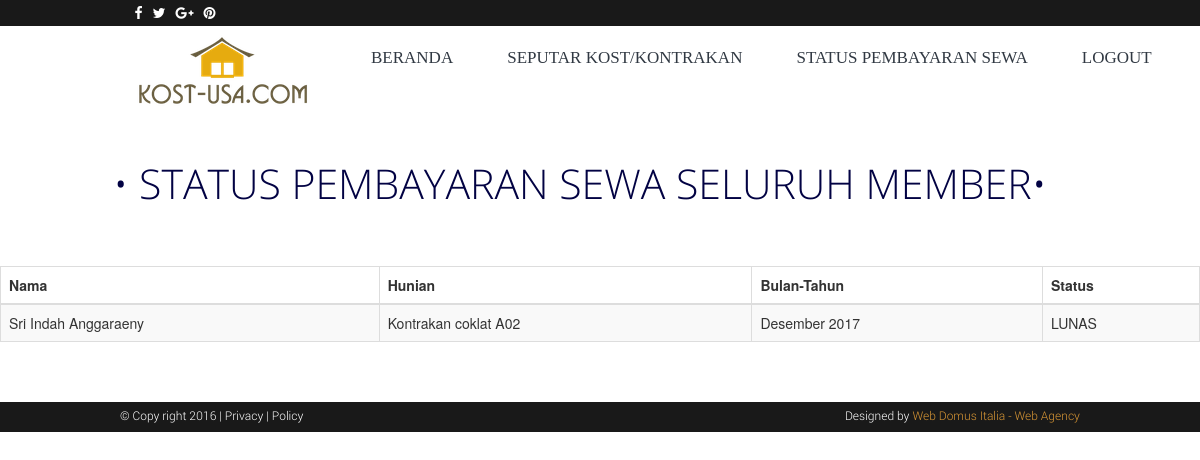
The page /index.php/welcome/status_sewa on the database its author committed.
### tables this page shows
CREATE TABLE `sewa` (
  `id_sewa` int(15) NOT NULL,
  `id_member` int(15) NOT NULL,
  `id_hunian` int(15) NOT NULL,
  `tanggal` varchar(100) NOT NULL,
  `nominal` varchar(100) NOT NULL,
  `gambar` varchar(100) NOT NULL,
  `status` varchar(100) NOT NULL,
  `bulan` varchar(100) NOT NULL
);

CREATE TABLE `member` (
  `id_member` int(15) NOT NULL,
  `nama_member` varchar(200) NOT NULL,
  `pass_member` varchar(200) NOT NULL,
  `email_member` varchar(200) NOT NULL,
  `status` varchar(200) NOT NULL,
  `nohp` varchar(200) NOT NULL,
  `alamat_member` varchar(200) NOT NULL
);

CREATE TABLE `hunian` (
  `id_hunian` int(15) NOT NULL,
  `nama_hunian` varchar(100) NOT NULL,
  `jenis_hunian` varchar(100) NOT NULL,
  `deskripsi_hunian` text NOT NULL,
  `status_hunian` varchar(100) NOT NULL,
  `harga_hunian` int(15) NOT NULL,
  `gambar` varchar(300) NOT NULL
);

### application/controllers/Welcome.php (called while the page is built, shortened)
<?php
class Welcome extends CI_Controller {
function __construct()
{
	$this->load->model('Hunian_model');
	$this->load->model('Member_model');
	$this->load->model('Sewa_model');
	$this->load->helper(array('url'));
}
		public function status_sewa()
	{
		$data['sewa']= $this->Sewa_model->ambil_data();
		$this->load->view('Member/Status_sewa',$data);
	}
}

### index.php (called while the page is built, shortened)
<?php
require_once BASEPATH.'core/CodeIgniter.php';

### application/models/Sewa_model.php (called while the page is built, shortened)
<?php
class Sewa_model extends CI_Model
{
	function ambil_data()
	{
		$this->db->select('sewa.id_sewa, member.nama_member, hunian.nama_hunian, sewa.tanggal, sewa.nominal, sewa.gambar,  sewa.bulan, sewa.status');
        $this->db->from('sewa');
        $this->db->join('member', 'sewa.id_member = member.id_member');
        $this->db->join('hunian', 'sewa.id_hunian = hunian.id_hunian');
		$query = $this->db->get();
		return $query->result();
	}
}
 ?>

### application/views/Member/Status_sewa.php (the view, shortened to what this page needs)
<div class="allcontain">
	<div class="feturedsection">
		<h1 class="text-center"><span class="bdots">&bullet; STATUS PEMBAYARAN SEWA SELURUH MEMBER&bullet; </span></h1>
	</div>
</div>
		<div class="row">
		<table id="example" class="table table-striped table-bordered">
			<thead>
				<tr>
					<th>Nama</th>
					<th>Hunian </th>
					<th>Bulan-Tahun</th>
					<th>Status</th>
				</tr>
			</thead>
			<tbody>
				<?php foreach ($sewa as $key => $value) { ?>
				<tr>
					<td><?php echo $value->nama_member ?></td>
					<td><?php echo $value->nama_hunian; ?></td>
					<td><?php echo $value->bulan; ?></td>
					<td><?php echo $value->status; ?></td>
				</tr>
				<?php } ?>
			</tbody>
		</table>
	</div>
	<BR>
	<br>

### assets/style/mystyle.css (style rules this page uses)
.allcontain { max-width: 1366px; margin-left: auto; margin-right: auto; }
.feturedsection>h1 { font-family: "OpenSans-Light"; font-size: 41px; padding-top: 46px; padding-bottom: 50px; color: #020243; }
.bdots { padding-right: 40px; }
.row { padding: 0px; margin: 0px; }

### rows shown on the page
sewa: id_member.nama_member "Sri Indah Anggaraeny", id_hunian.nama_hunian "Kontrakan coklat A02", bulan "Desember 2017", status "LUNAS"
